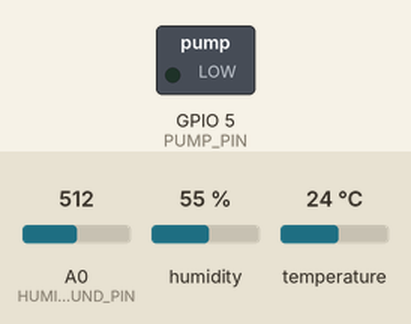
A sketch run on a simulated ESP8266 (NodeMCU). On the bench: switched loads named in the sketch (green lamp = pin HIGH). Inputs (shaded band) come from the test bench; at power-on: A0 (HUMI_GROUND_PIN) = 512, humidity 55 %, temperature 24 °C. WiFi joins after 1.5 s; servers stay silent unless stated; what the sketch prints to the serial monitor is not drawn.

Above: at 2.7 s.
2.8 s: A0 (HUMI_GROUND_PIN) set to 880
12.2 s: A0 (HUMI_GROUND_PIN) set to 898
At 21.7 s:
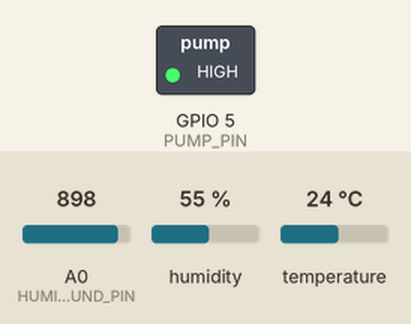
22.0 s: A0 (HUMI_GROUND_PIN) set to 716
At 31.7 s:
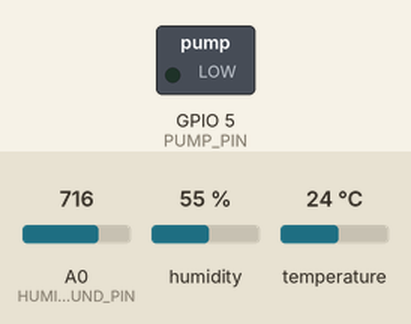
32.0 s: A0 (HUMI_GROUND_PIN) set to 900
At 42.0 s:
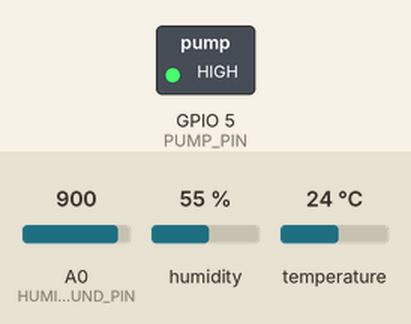
Timing chart, 0 to 43.0 s (numbered marks = the images above; inputs shaded):
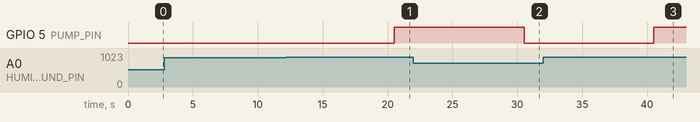

The sketch:

smart_farm.ino
```cpp
#include <ESP8266WiFi.h>
#include <Wire.h>
#include <DHT11.h>

#define DHT_PIN 16
#define PUMP_PIN 5
#define HUMI_GROUND_PIN A0

#define ssid       "iot ptit"
#define password   "1234567890"

WiFiClient client;
DHT11 dht11(DHT_PIN);

#define writeAPIKey "9D0TN74ARR0CFYL4"
#define server		  "api.thingspeak.com"

unsigned long lastTime = 0;
unsigned long timerDelay = 10000;

//FunctionDeclare
void    wifiSetup();
void    thingConnect();

void setup() {
  Serial.begin(9600);
  wifiSetup();
  pinMode(PUMP_PIN,OUTPUT);//relay
}

void loop() {
  if ((millis() - lastTime) > timerDelay) {
    lastTime = millis();
    if(WiFi.status() != WL_CONNECTED){
      ConnectWiFI();
    }
    int temp = 0;
    int humi = 0;
    int pump = 0;
    int result  = dht11.readTemperatureHumidity(temp, humi);
    if (result == 0) {
    }else{
      Serial.println("Cant read data on DHT11");
    };
    int humi_ground_raw = 0;
    for(int i=0;i<=9;i++){
    humi_ground_raw+=analogRead(HUMI_GROUND_PIN);
    }
    humi_ground_raw=humi_ground_raw/10;
    int humi_ground = 100 - map(humi_ground_raw, 350, 1023, 0, 100);
    if(humi_ground < 20){
      pump = 1;
    }else{
      pump = 0;
    }
    digitalWrite(PUMP_PIN,pump);
    thingConnect(temp,humi,humi_ground,pump);
  }
}

void wifiSetup() {
  Serial.print("Connecting");
  WiFi.begin(ssid, password);
  while (WiFi.status() != WL_CONNECTED) {
    Serial.print(".");
    delay(100);
  }
  Serial.print("\r\nWiFi connected");
}

void thingConnect(int temp, int humi,int humi_ground,int pump) {
  if (client.connect(server, 80)) {
    String body = "field1=" + String(temp) + "&field2=" + String(humi) + "&field3=" + String(humi_ground) + "&field4=" + String(pump);
    client.print("POST /update HTTP/1.1\n");
    client.print("Host: api.thingspeak.com\n");
    client.print("Connection: close\n");
    client.print("X-THINGSPEAKAPIKEY: " + String(writeAPIKey) + "\n");
    client.print("Content-Type: application/x-www-form-urlencoded\n");
    client.print("Content-Length: ");
    client.print(body.length());
    client.print("\n\n");
    client.print(body);
    client.print("\n\n");
    Serial.println(body);
  }
}

void ConnectWiFI() {
  Serial.print("Connecting");
  WiFi.begin(ssid, password);
  while (WiFi.status() != WL_CONNECTED) {
    Serial.print(".");
    delay(500);
  }
  Serial.print("\r\nWiFi connected");
}
```

Measured:
- the behaviour switches between 891 and 892 on A0 (HUMI_GROUND_PIN) (found by bisection; images 0 and 1)
- after the input at 2.8 s, every drawn part: stays the same
- after the input at 12.2 s, GPIO 5 (PUMP_PIN): LOW → HIGH after 8.3 s
- after the input at 22.0 s, GPIO 5 (PUMP_PIN): HIGH → LOW after 8.5 s
- after the input at 32.0 s, GPIO 5 (PUMP_PIN): LOW → HIGH after 8.5 s
